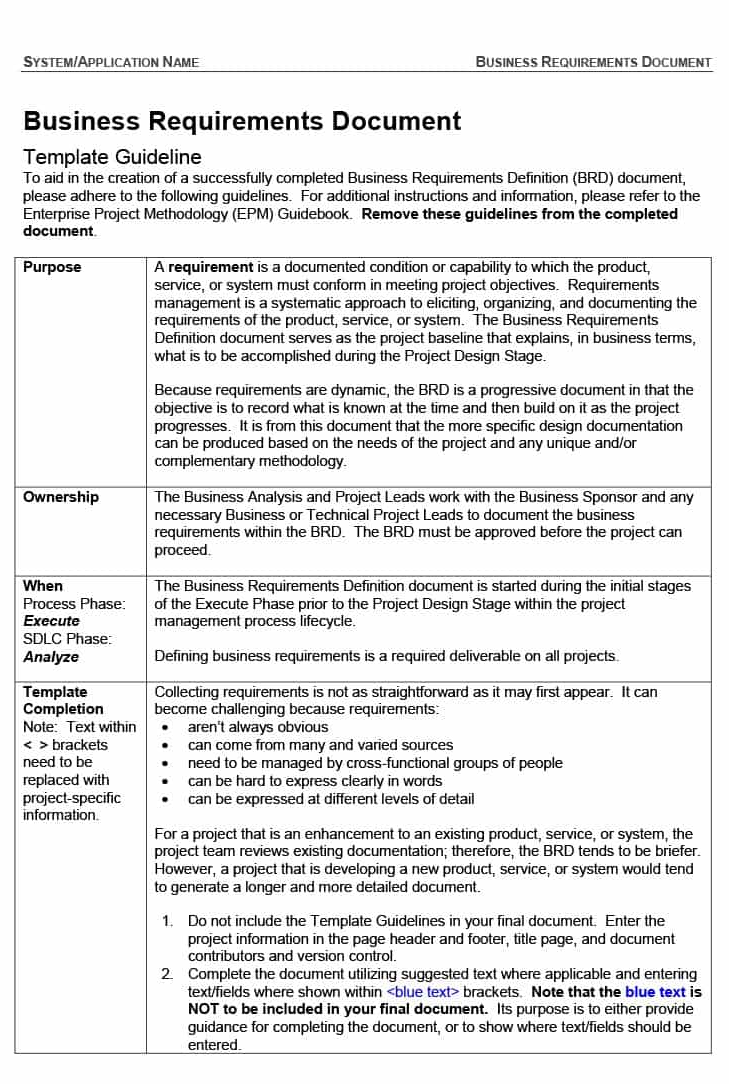
#> input picture testImages/shredThis.png, 729 x 1084 px
$ python perfShredder.py
#> lines starting #> are read from the running program, lines starting #| are printed output that depends on the picture
from PIL import Image
import random
import os
import glob


#https://instagram-engineering.com/instagram-engineering-challenge-the-unshredder-7ef3f7323ab1
def shredImage(sequence, outputPath, demoPath):
    # Create jumbled shred fiiles
    for i, shred_index in enumerate(sequence):
        # Calculate the dimensions of each shred and it's shuffled order
        shred_x1, shred_y1 = shred_width * shred_index, 0
        shred_x2, shred_y2 = shred_x1 + shred_width, height

        # Crop the shred region and save it
        region = image.crop((shred_x1, shred_y1, shred_x2, shred_y2))
        region.save(f"{outputPath + str(i)}.png")
        shredded.paste(region, (shred_width * i, 0))
        shredded.save(demoPath)

if __name__ == '__main__':


    # Determine how many shreds to split the image into
    SHREDS = 100
    path = "../testImages/shredThis.png"

    # Open the image
    image = Image.open(path)
#> image is the input picture: PIL image 729x1084 RGBA; mean R, G, B, A 228.3, 228.3, 228.4, 255
    shredded = Image.new('RGBA', image.size)
#> shredded: PIL image 729x1084 RGBA; every value is 0

    # Gather the width, height
    width, height = image.size
#> width = 729; height = 1084

    # Shred width must not be lower than 14px
    shred_width = width // SHREDS
#> shred_width = 7
    if shred_width < 14:
        shred_width = 14
        SHREDS = width // 14
#> SHREDS = 52

    # Shuffle a list of a range between 0 and the shred value given
    sequence = list(range(0, SHREDS))
#> sequence = 52 values from 0 to 51
    random.shuffle(sequence)

    # Save the shuffled/shredded file
    outputPath = "../testImages/perf/"
    demoPath = "../testImages/perfDemo.png"

    # Remove all files from output directory
    files = glob.glob(f"{outputPath}*")
    for f in files:
        os.remove(f)

    shredImage(sequence, outputPath, demoPath)
#> the loop in shredImage, `for i, shred_index in enumerate(sequence): # Calculate the dimensions ..` made 52 passes
#> pass 1, in shredImage, `shredded.save(demoPath)`:
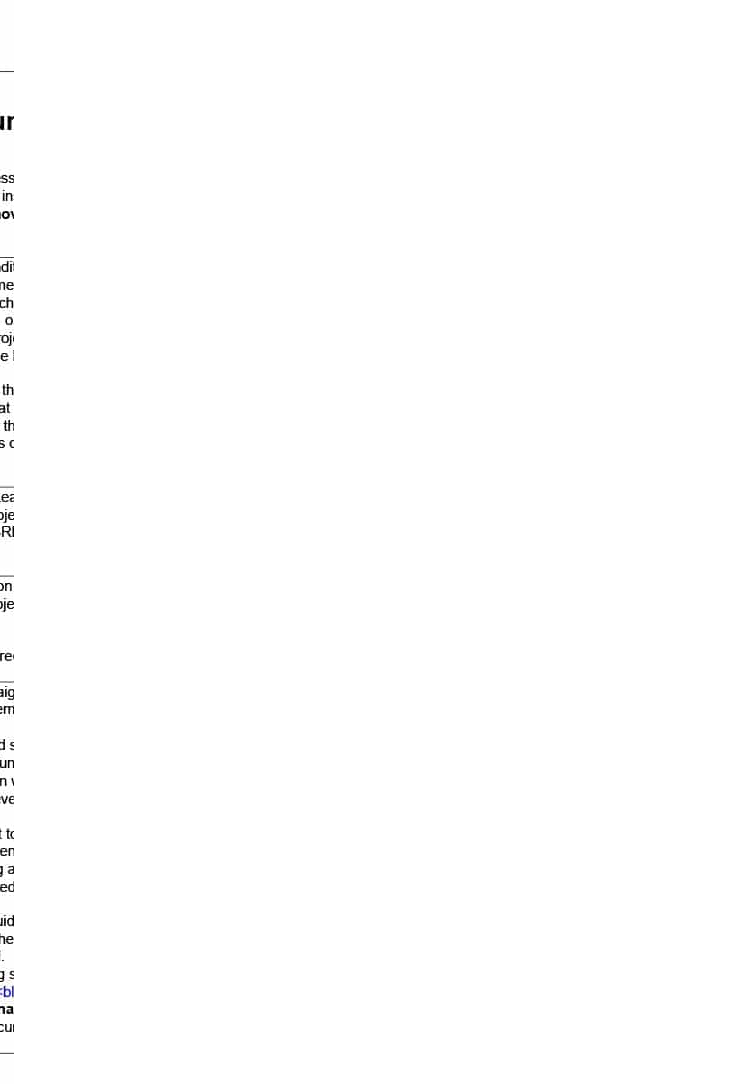
#> saved as perfDemo.png: PIL image 729x1084 RGBA; mean R, G, B, A 4.3, 4.3, 4.3, 4.9; transparent parts drawn white
#> pass 2, in shredImage, `shredded.save(demoPath)`:
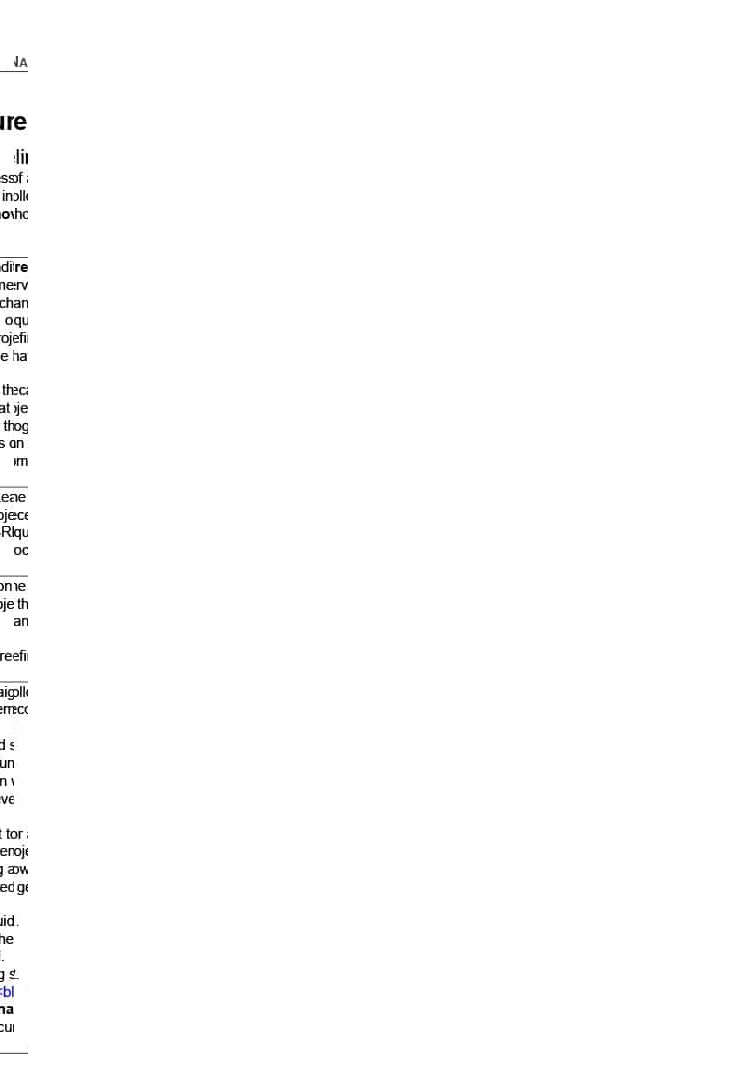
#> saved as perfDemo.png: PIL image 729x1084 RGBA; mean R, G, B, A 8.6, 8.6, 8.6, 9.8; transparent parts drawn white
#> after the loop in shredImage, `for i, shred_index in enumerate(sequence):`:
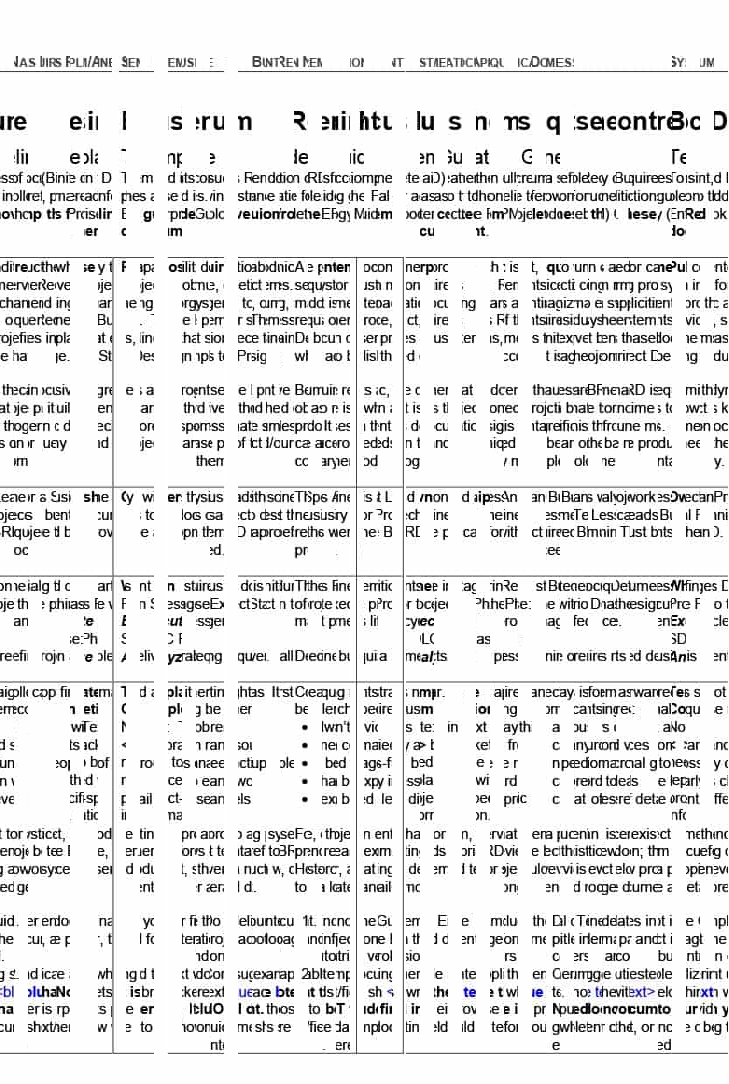
#> shredded: PIL image 729x1084 RGBA; mean R, G, B, A 228, 228, 228, 254.7; transparent parts drawn white

$ run again, with testImages/countourShow1.png copied over testImages/shredThis.png
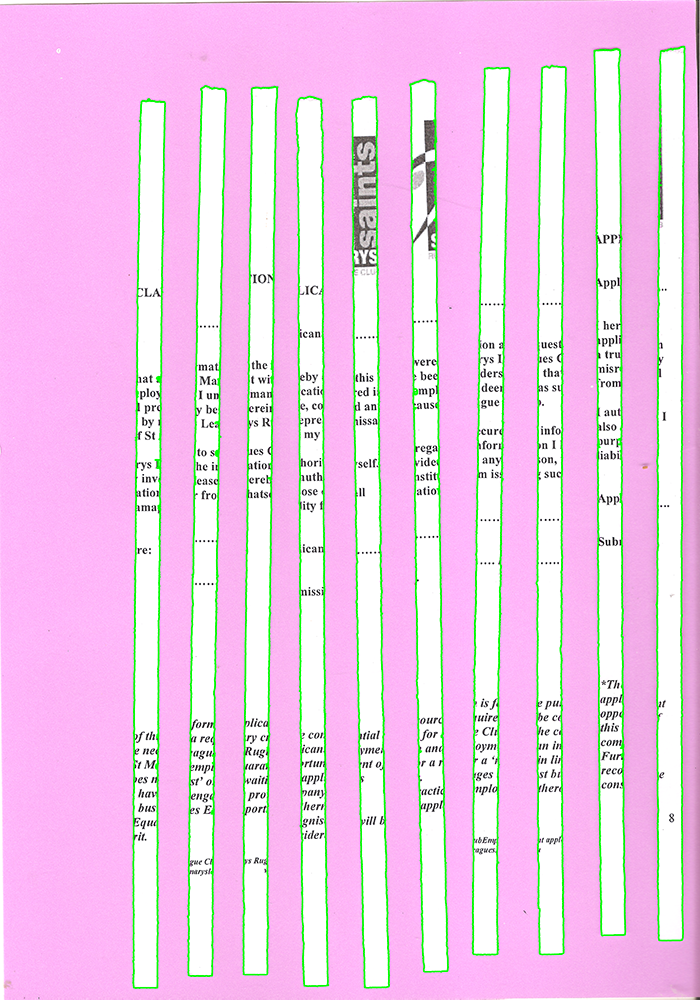
#> input picture testImages/countourShow1.png, 700 x 1000 px
#> image is the input picture: PIL image 700x1000 RGB; mean R, G, B 236.9, 200.1, 231.7
#> the loop in shredImage, `for i, shred_index in enumerate(sequence): # Calculate the dimensions ..` made 50 passes
#> pass 1, in shredImage, `shredded.save(demoPath)`:
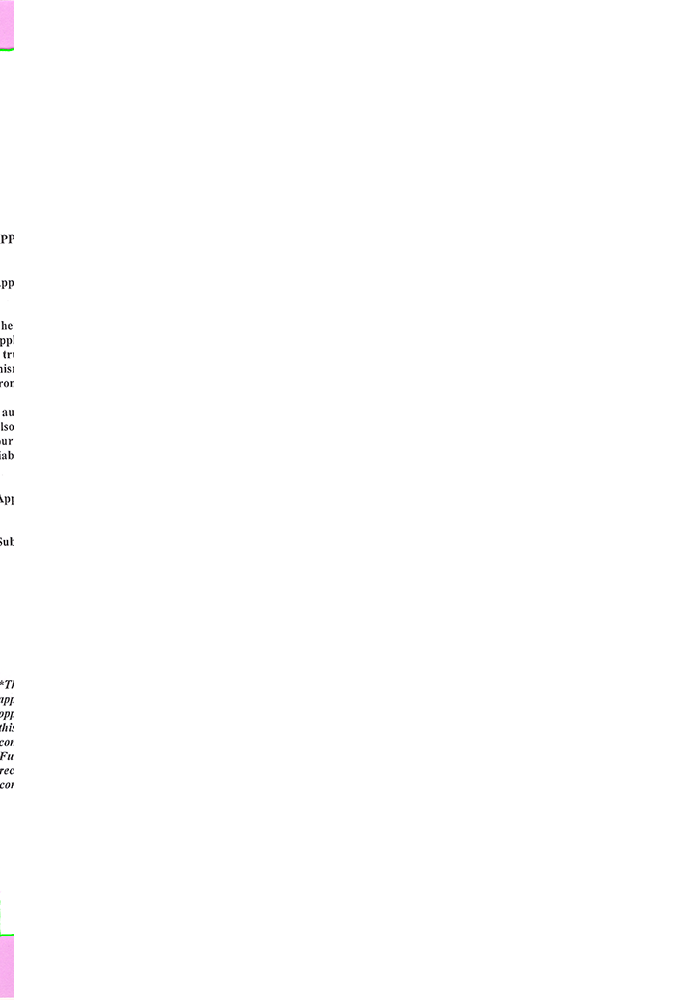
#> saved as perfDemo.png: PIL image 700x1000 RGBA; mean R, G, B, A 4.8, 4.6, 4.8, 5.1; transparent parts drawn white
#> after the loop in shredImage, `for i, shred_index in enumerate(sequence):`:
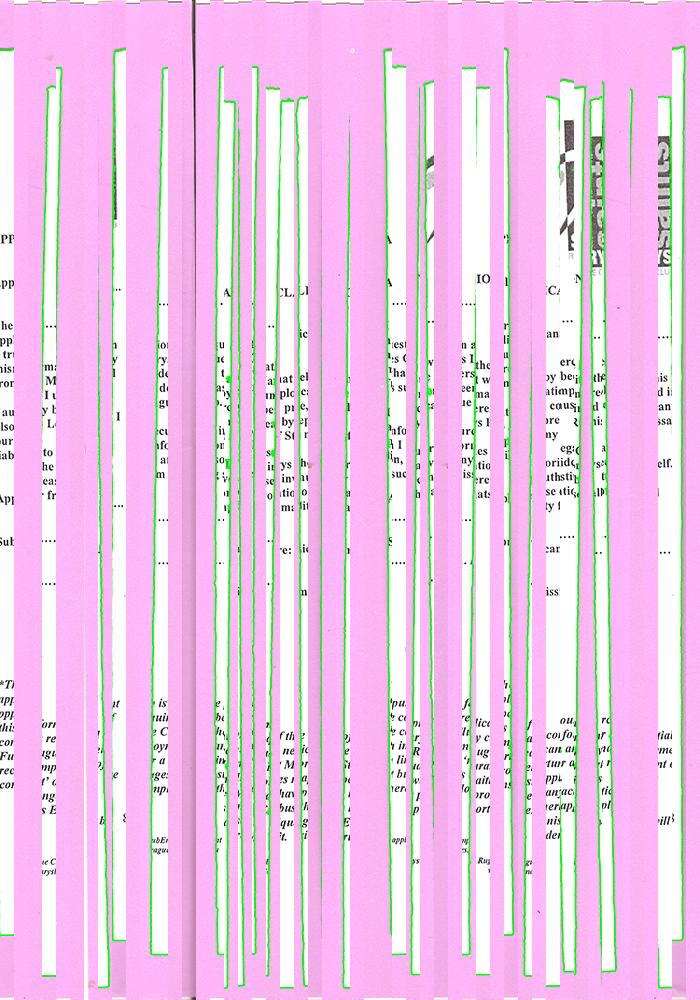
#> shredded: PIL image 700x1000 RGBA; mean R, G, B, A 236.9, 200.1, 231.7, 255
